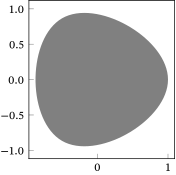

Reproduce this figure in Python.
from pathlib import PurePath
import numpy as np
import scipy.interpolate as interp
import matplotlib.pyplot as plt

plt.style.use("sigproc")

theta = np.linspace(0, 2 * np.pi, 4)
tck, _ = interp.splprep([np.cos(theta), np.sin(theta)], s=0, per=True)
u = np.linspace(0, 1, num=100)
curve = interp.splev(u, tck)

plt.figure()
plt.fill(curve[0], curve[1], facecolor="gray")
plt.axis("equal")
plt.savefig(str(PurePath(__file__).parent / (PurePath(__file__).stem + ".pdf")))
